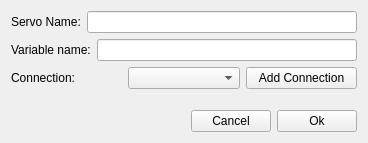
<?xml version="1.0" encoding="UTF-8"?>
<ui version="4.0">
 <class>CreateServoWidget</class>
 <widget class="QWidget" name="CreateServoWidget">
  <property name="geometry">
   <rect>
    <x>0</x>
    <y>0</y>
    <width>368</width>
    <height>143</height>
   </rect>
  </property>
  <property name="windowTitle">
   <string>Create Servo Monitor</string>
  </property>
  <layout class="QVBoxLayout" name="verticalLayout">
   <item>
    <layout class="QHBoxLayout" name="horizontalLayout_5">
     <item>
      <widget class="QLabel" name="label_3">
       <property name="text">
        <string>Servo Name:</string>
       </property>
      </widget>
     </item>
     <item>
      <widget class="QLineEdit" name="servoNameLineEdit"/>
     </item>
    </layout>
   </item>
   <item>
    <layout class="QHBoxLayout" name="horizontalLayout_3">
     <item>
      <widget class="QLabel" name="label">
       <property name="text">
        <string>Variable name:</string>
       </property>
      </widget>
     </item>
     <item>
      <widget class="QLineEdit" name="nameLineEdit"/>
     </item>
    </layout>
   </item>
   <item>
    <layout class="QHBoxLayout" name="horizontalLayout_4">
     <item>
      <widget class="QLabel" name="label_2">
       <property name="text">
        <string>Connection:</string>
       </property>
      </widget>
     </item>
     <item>
      <widget class="QComboBox" name="connectionComboBox"/>
     </item>
     <item>
      <widget class="QPushButton" name="addConnectionPushButton">
       <property name="text">
        <string>Add Connection</string>
       </property>
      </widget>
     </item>
    </layout>
   </item>
   <item>
    <spacer name="verticalSpacer">
     <property name="orientation">
      <enum>Qt::Vertical</enum>
     </property>
     <property name="sizeHint" stdset="0">
      <size>
       <width>20</width>
       <height>5</height>
      </size>
     </property>
    </spacer>
   </item>
   <item>
    <layout class="QHBoxLayout" name="horizontalLayout_2">
     <item>
      <spacer name="horizontalSpacer">
       <property name="orientation">
        <enum>Qt::Horizontal</enum>
       </property>
       <property name="sizeHint" stdset="0">
        <size>
         <width>40</width>
         <height>20</height>
        </size>
       </property>
      </spacer>
     </item>
     <item>
      <layout class="QHBoxLayout" name="horizontalLayout">
       <item>
        <widget class="QPushButton" name="cancelPushButton">
         <property name="text">
          <string>Cancel</string>
         </property>
        </widget>
       </item>
       <item>
        <widget class="QPushButton" name="okPushButton">
         <property name="text">
          <string>Ok</string>
         </property>
        </widget>
       </item>
      </layout>
     </item>
    </layout>
   </item>
  </layout>
 </widget>
 <tabstops>
  <tabstop>servoNameLineEdit</tabstop>
  <tabstop>nameLineEdit</tabstop>
  <tabstop>connectionComboBox</tabstop>
  <tabstop>okPushButton</tabstop>
  <tabstop>cancelPushButton</tabstop>
  <tabstop>addConnectionPushButton</tabstop>
 </tabstops>
 <resources/>
 <connections/>
</ui>
